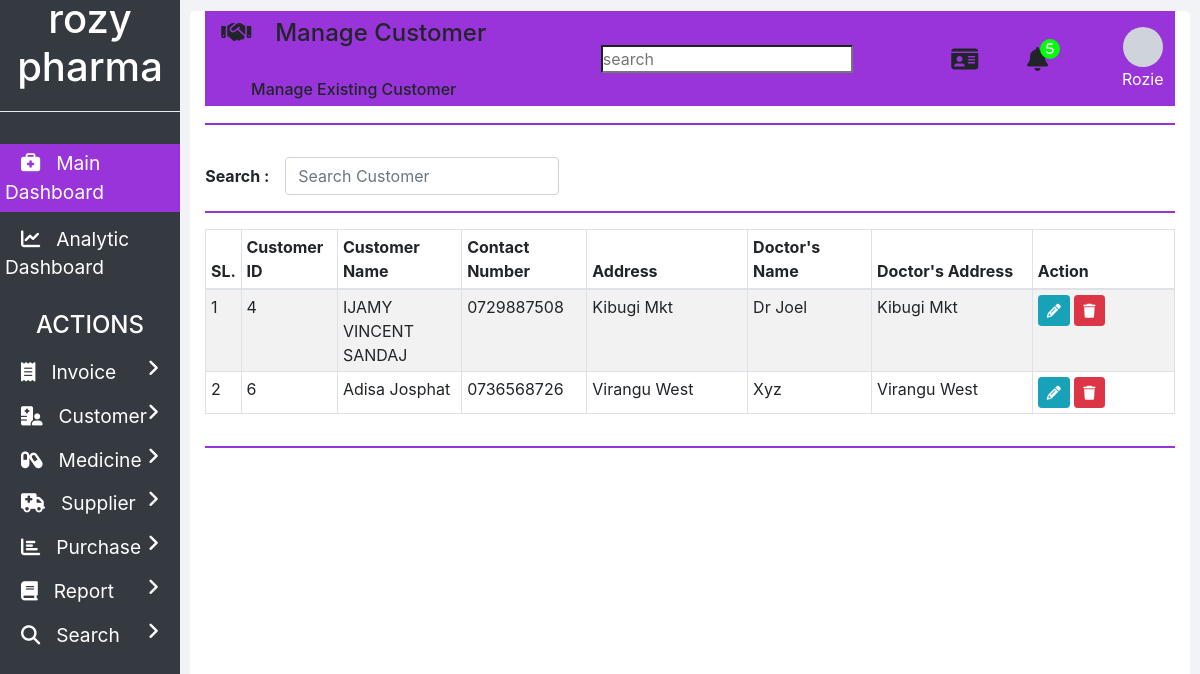
The page /manage_customer.php on the database its author committed.
### tables this page shows
CREATE TABLE `customers` (
  `ID` int(11) NOT NULL,
  `NAME` varchar(20) NOT NULL,
  `CONTACT_NUMBER` varchar(10) NOT NULL,
  `ADDRESS` varchar(100) NOT NULL,
  `DOCTOR_NAME` varchar(20) NOT NULL,
  `DOCTOR_ADDRESS` varchar(100) NOT NULL
);

### includes/manage_customer.php (the view, shortened to what this page needs)
<?php
  function showCustomers($id) {
    require "dbConfig.php";
    if($con) {
      $seq_no = 0;
      $query = "SELECT * FROM customers";
      $result = mysqli_query($con, $query);
      while($row = mysqli_fetch_array($result)) {
        $seq_no++;
        if($row['ID'] == $id)
          showEditOptionsRow($seq_no, $row);
        else
          showCustomerRow($seq_no, $row);
      }
    }
  }
  function showCustomerRow($seq_no, $row) {
    ?>
    <tr>
      <td><?php echo $seq_no; ?></td>
      <td><?php echo $row['ID'] ?></td>
      <td><?php echo $row['NAME']; ?></td>
      <td><?php echo $row['CONTACT_NUMBER']; ?></td>
      <td><?php echo $row['ADDRESS']; ?></td>
      <td><?php echo $row['DOCTOR_NAME']; ?></td>
      <td><?php echo $row['DOCTOR_ADDRESS']; ?></td>
      <td>
        <button href="" class="btn btn-info btn-sm" onclick="editCustomer(<?php echo $row['ID']; ?>);">
          <i class="fa fa-pencil"></i>
        </button>
        <button class="btn btn-danger btn-sm" onclick="deleteCustomer(<?php echo $row['ID']; ?>);">
          <i class="fa fa-trash"></i>
        </button>
      </td>
    </tr>
    <?php
  }
  ?>

### style.css (style rules this page uses)
* { padding:0;margin:0;box-sizing:border-box }
aside { width:15%;height:100vh;background-color:#343a40;position:fixed;z-index:1;flex:1 0 auto }
aside .sidebar { width:100%;height:100%;top:0 }
aside .sidebar .card__body .logo { height:7rem;border-bottom:1px solid #e9ecef;display:flex;align-items:center;justify-content:center }
aside .sidebar .card__body .logo h1 { color:#fff;text-align:center;margin-bottom:25px }
aside .sidebar .card__body .main__menu-item { padding:5px 5px;cursor:pointer;position:relative }
aside .sidebar .card__body .main__menu-item.top { margin-top:2rem;background:#9834da }
aside .sidebar .card__body .main__menu-item>a { height:150% !important;color:#fff;text-decoration:none;font-size:1.2rem }
aside .sidebar .card__body .main__menu-item>a i { margin:0 16px }
aside .sidebar .card__body .main__menu-item>a .pull__right { position:absolute;right:5px }
aside #first,aside #second,aside #third,aside #fourth,aside #fifth,aside #sixth,aside #seventh { margin-top:5px }

### rows shown on the page
customers: seq_no "1", ID "4", NAME "IJAMY VINCENT SANDAJ", CONTACT_NUMBER "0729887508", ADDRESS "Kibugi Mkt", DOCTOR_NAME "Dr Joel", DOCTOR_ADDRESS "Kibugi Mkt"
customers: seq_no "2", ID "6", NAME "Adisa Josphat", CONTACT_NUMBER "0736568726", ADDRESS "Virangu West", DOCTOR_NAME "Xyz", DOCTOR_ADDRESS "Virangu West"

### other values the page prints
$heading "Manage Customer"
$sub_heading "Manage Existing Customer"
